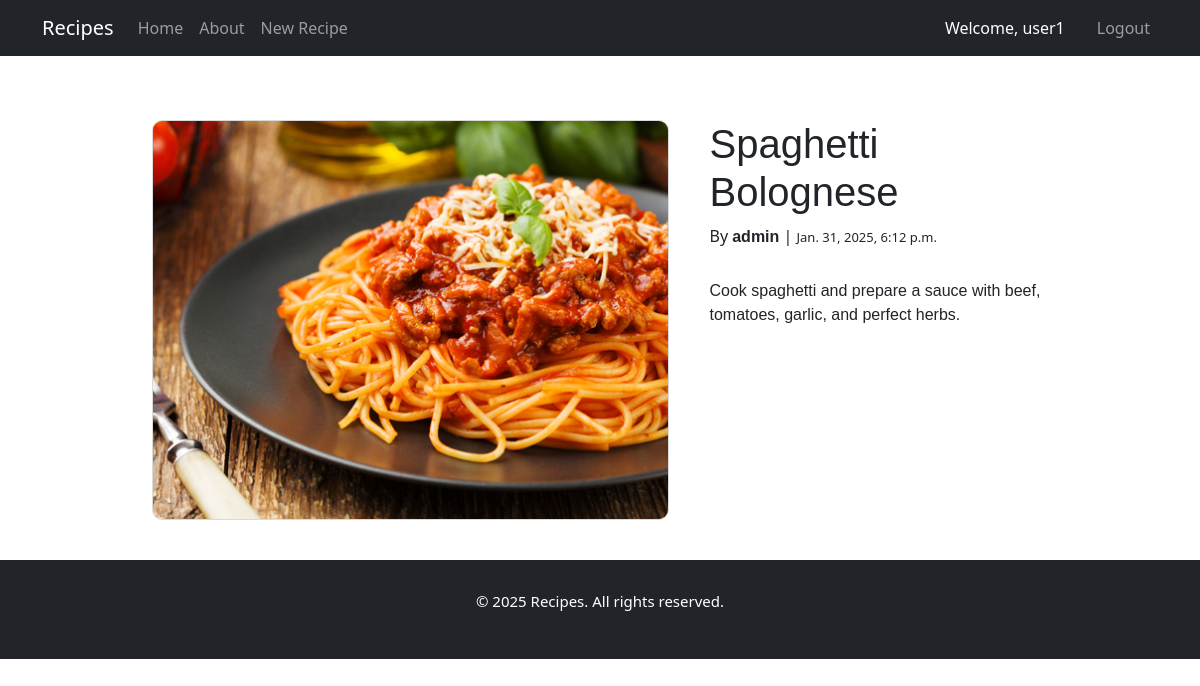
/recipe/1 (signed in), run on the app's committed database.
### recipes/models.py (models this page shows, shortened)
class Recipe(models.Model):
    title = models.CharField(max_length=100)
    description = models.TextField()
    image = models.ImageField(upload_to='recipes/images', blank=True, null=True)
    author = models.ForeignKey(User, on_delete=models.CASCADE)
    created_at = models.DateTimeField(auto_now_add=True)
    updated_at = models.DateTimeField(auto_now=True)

### recipes/views.py (the view)
# urls.py: path('recipe/<int:pk>', views.RecipeDetailView.as_view(), name="recipe-detail"),
class RecipeDetailView(LoginRequiredMixin, DetailView):
    model = models.Recipe
    template_name = 'recipes/recipe_detail.html'
    context_object_name = 'recipe'
    def get_context_data(self, **kwargs):
        context = super().get_context_data(**kwargs)
        context['title'] = f"Recipes | {self.get_object().title}"
        return context

### recipes/templates/recipes/recipe_detail.html (shortened to what this page needs)
{% extends 'recipes/base.html' %}
{% block content %}
<div class="recipe-main">
    <div class="recipe-image">
        <img src="{{ recipe.image.url }}" alt="{{ recipe.title }}">
    </div>
    <div class="recipe-data">
        <h1>{{ recipe.title }}</h1>
        <p>By <span class="recipe-auth">{{ recipe.author }}</span> | <span class="recipe-date">{{ recipe.created_at }}</span></p>
        <p class="recipe-desc">{{ recipe.description }}</p>
    </div>
</div>
{% endblock content %}

### recipes/templates/recipes/base.html (shortened to what this page needs)
{% load static %}
<!DOCTYPE html>
<html lang="en">
<head>
    <link href="https://cdn.jsdelivr.net/npm/bootstrap@5.3.3/dist/css/bootstrap.min.css"
          rel="stylesheet"
>
    <link rel="stylesheet" href="{% static 'users/css/custom.css' %}">
    <link rel="stylesheet" href="{% static 'recipes/css/custom.css' %}">
</head>
<body>
    <nav class="navbar navbar-expand-lg navbar-dark bg-dark">
        <div class="container">
                <a class="navbar-brand" href="{% url 'recipes-landing' %}">Recipes</a>
                <div class="collapse navbar-collapse" id="navbarNav">
                    <ul class="navbar-nav">
                        <li class="nav-item">
                            <a class="nav-link" aria-current="page" href="{% url 'recipes-home' %}">Home</a>
                        </li>
                        <li class="nav-item">
                            <a class="nav-link" href="{% url 'recipes-about' %}">About</a>
                        </li>
                        {% if user.is_authenticated %}
                        <li class="nav-item">
                            <a class="nav-link" href="{% url 'recipe-create' %}">New Recipe</a>
                        </li>
                        {% endif %}
                    </ul>
                </div>
                <div class="navbar-nav">
                    {% if user.is_authenticated %}
                    <p class="nav-item nav-link mb-0 text-white me-3 ">Welcome, {{user.username}}</p>
                    <a href="{% url 'user-logout' %}" class="nav-link nav-item">Logout</a>
                    {% else %}
                    <a href="{% url 'user-login' %}" class="nav-link nav-item">Login</a>
                    <a href="{% url 'user-register' %}" class="nav-link nav-item">Signup</a>
                    {% endif %}
                </div>
        </div>
    </nav>
    <div class="container mt-4 col-10"  style="display: flex; flex-direction: column; align-items: center; justify-content: center; ">
        {% block content %}
        {% endblock content %}
    </div>
    <div class="footer">
        <p>&copy; {% now "Y" %} Recipes. All rights reserved.</p>
    </div>
</body>
</html>

### static/users/css/custom.css (style rules this page uses)
body { height: 100%; }
.footer { padding: 30px; background-color: rgb(33, 37, 41, 1); }
.footer p { color: white; font-size: 15px; text-align: center; }

### static/recipes/css/custom.css (style rules this page uses)
.recipe-main { display: flex; padding: 20px; }
.recipe-image { width: 100%; padding: 20px; }
.recipe-image img { width: 100%; height: 400px; object-fit: cover; border-radius: 10px; border: 1px solid rgb(218, 218, 218); }
.recipe-data { padding: 20px; }
.recipe-data h1 { font-family: 'Franklin Gothic Medium', 'Arial Narrow', Arial, sans-serif; }
.recipe-desc { margin-top: 30px; font-family: 'Trebuchet MS', 'Lucida Sans Unicode', 'Lucida Grande', 'Lucida Sans', Arial, sans-serif; }
.recipe-auth { font-weight: 600; font-family: 'Franklin Gothic Medium', 'Arial Narrow', Arial, sans-serif; }
.recipe-date { font-size: 13px; }

### data on the page
Recipe: image (picture), title "Spaghetti Bolognese", author "admin", created_at "Jan. 31, 2025, 6:12 p.m.", description "Cook spaghetti and prepare a sauce with beef, tomatoes, garlic, and perfect herbs."

### other printed values
{{ user.username }} "user1"
